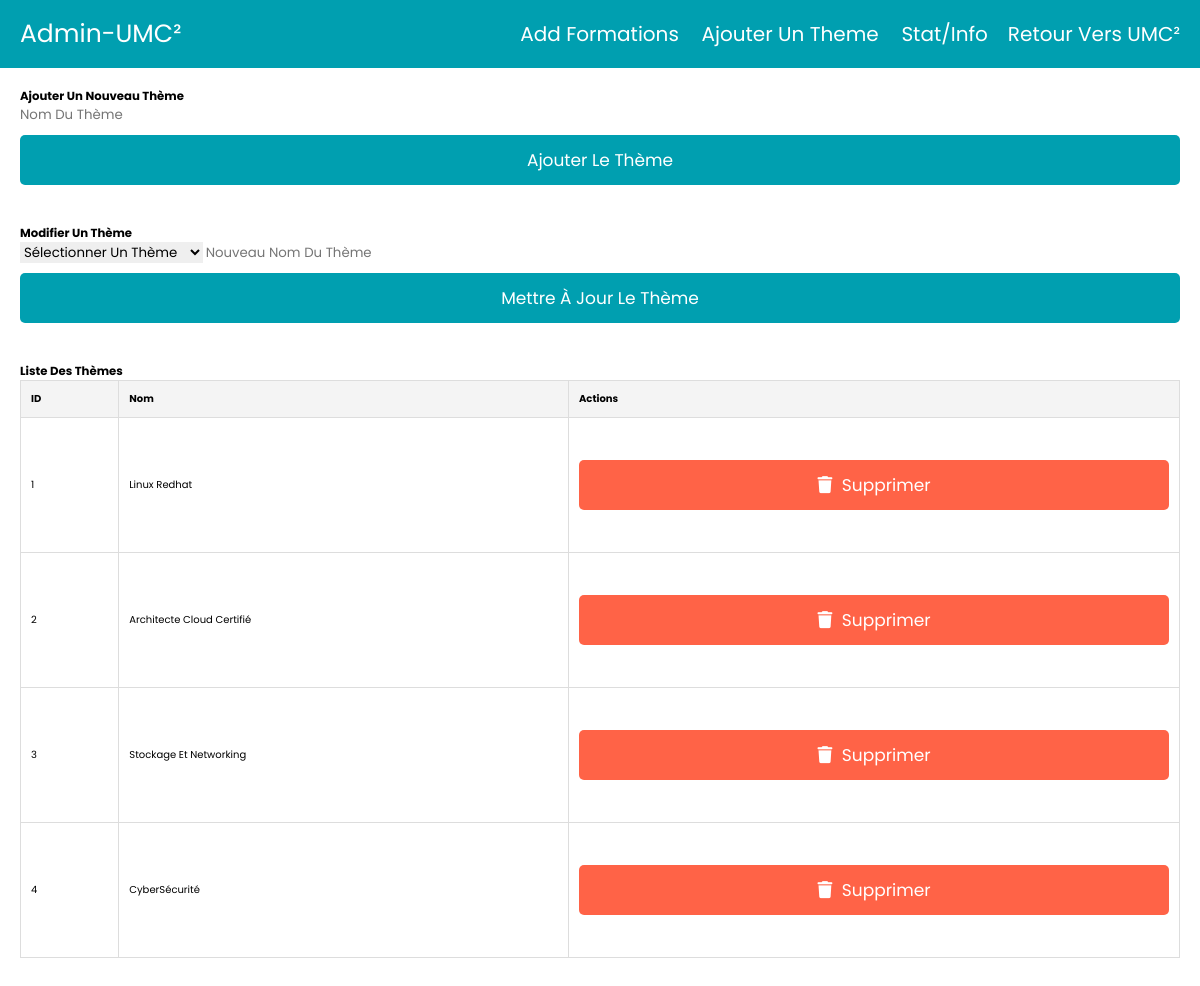
The page /theme.php (signed in) on the database its author committed.
### tables this page shows
CREATE TABLE IF NOT EXISTS `theme` (
  `id` int NOT NULL AUTO_INCREMENT,
  `nom` varchar(100) NOT NULL,
  PRIMARY KEY (`id`),
  UNIQUE KEY `nom` (`nom`)
);

### theme.php (the view, shortened to what this page needs)
<?php
@include 'config.php';
?><!doctypehtml><html lang=en><link href=https://cdnjs.cloudflare.com/ajax/libs/font-awesome/6.0.0/css/all.min.css rel=stylesheet><link href=./assets/css/stylec.css rel=stylesheet><?php include 'header.php'; ?><div class=container><section><form action=""class=add-theme-form method=post><h3>Ajouter un nouveau thème</h3><input class=box name=theme_name placeholder="Nom du thème"required> <input class=btn name=add_theme type=submit value="Ajouter le thème"></form></section><section><form action=""class=update-theme-form method=post><h3>Modifier un thème</h3><select class=box name=theme_id required><option value="">Sélectionner un thème</option>
                ?></select> <input class=box name=new_theme_name placeholder="Nouveau nom du thème"required> <input class=btn name=update_theme type=submit value="Mettre à jour le thème"></form></section><section><h3>Liste des thèmes</h3><div class=table-responsive><table><thead><tr><th>ID<th>Nom<th>Actions<tbody><?php
                $stmt = $conn->prepare("SELECT * FROM theme");
                $stmt->execute();
                $result = $stmt->get_result();
                if ($result->num_rows > 0) {
                    while ($row = $result->fetch_assoc()) {
                        echo "<tr>
                            <td>" . htmlspecialchars($row['id']) . "</td>
                            <td>" . htmlspecialchars($row['nom']) . "</td>
                            <td>
                                <a href='theme.php?delete=" . $row['id'] . "' class='delete-btn' onclick=\"return confirm('Voulez-vous vraiment supprimer ce thème ?');\"><i class='fas fa-trash'></i> Supprimer</a>
                            </td>
                        </tr>";
                    }
                } else {
                    echo "<tr><td colspan='3' style='text-align: center;'>Aucun thème trouvé.</td></tr>";
                }
                ?></table></div></section></div>

### assets/css/stylec.css (style rules this page uses)
*, .display-product-table table td:first-child { padding: 0; }
:root { --blue: #009fb0; --red: tomato; --orange: orange; --black: #333; --white: #fff; --bg-color: #eee; --dark-bg: rgba(0, 0, 0, 0.7); --box-shadow: 0 0.5rem 1rem rgba(0, 0, 0, 0.1); --border: 0.1rem solid #999; }
* { font-family: Poppins, sans-serif; margin: 0; box-sizing: border-box; outline: 0; border: 0; text-decoration: none; text-transform: capitalize; }
html { font-size: 62.5%; overflow-x: hidden; }
.container { max-width: 1200px; margin: 0 auto; }
section { padding: 2rem; }
.btn, .delete-btn, .option-btn { display: block; width: 100%; text-align: center; background-color: var(--blue); color: var(--white); font-size: 1.7rem; padding: 1.2rem 3rem; border-radius: 0.5rem; cursor: pointer; margin-top: 1rem; }
.delete-btn i, .option-btn i { padding-right: 0.5rem; }
.delete-btn { margin-top: 0; background-color: var(--red); }
.table-wrapper, table, tbody td { border: 1px solid #ddd; }
table { width: 100%; min-width: 800px; border-collapse: collapse; }
thead th { background-color: #f4f4f4; text-align: left; padding: 10px; border-bottom: 2px solid #ddd; border: 1px solid #ddd; }
tbody td { padding: 10px; border-bottom: 1px solid #ddd; }
td { max-width: 300px; overflow: auto; white-space: pre-wrap; text-overflow: ellipsis; word-wrap: break-word; }

### theme.php (style rules this page uses)
table { width:100%;border-collapse:collapse;margin-bottom:20px }
table td,table th { padding:10px;text-align:left;border:1px solid #ddd }
table th { background:#f4f4f4;font-weight:700 }
.table-responsive { overflow-x:auto;-webkit-overflow-scrolling:touch;margin-bottom:20px }
.table-responsive table { min-width:600px }

### rows shown on the page
theme: id "1", nom "Linux Redhat"
theme: id "2", nom "Architecte Cloud Certifié"
theme: id "3", nom "Stockage Et Networking"
theme: id "4", nom "CyberSécurité"
